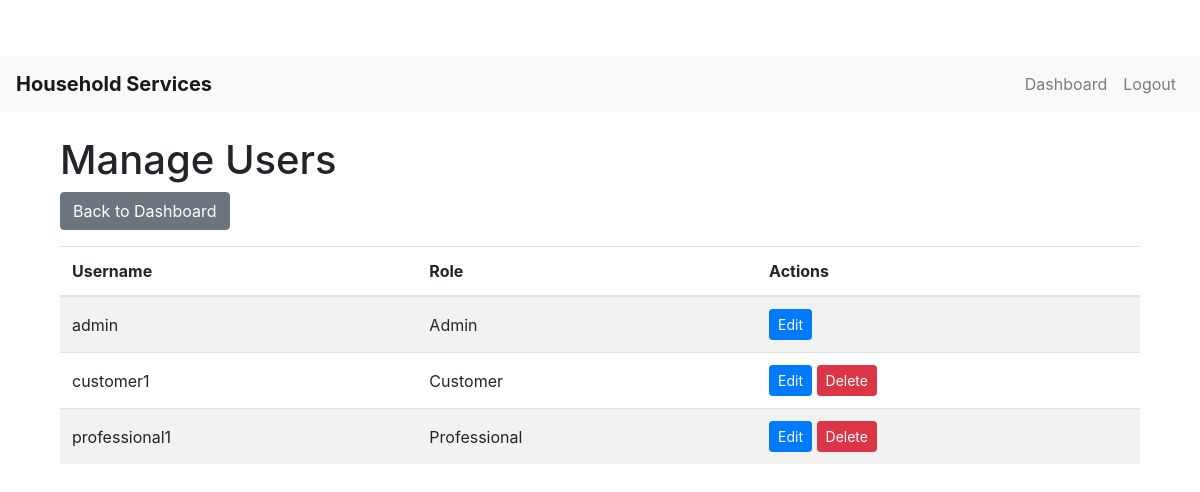
The app's page /admin/manage_users (signed in), older data.
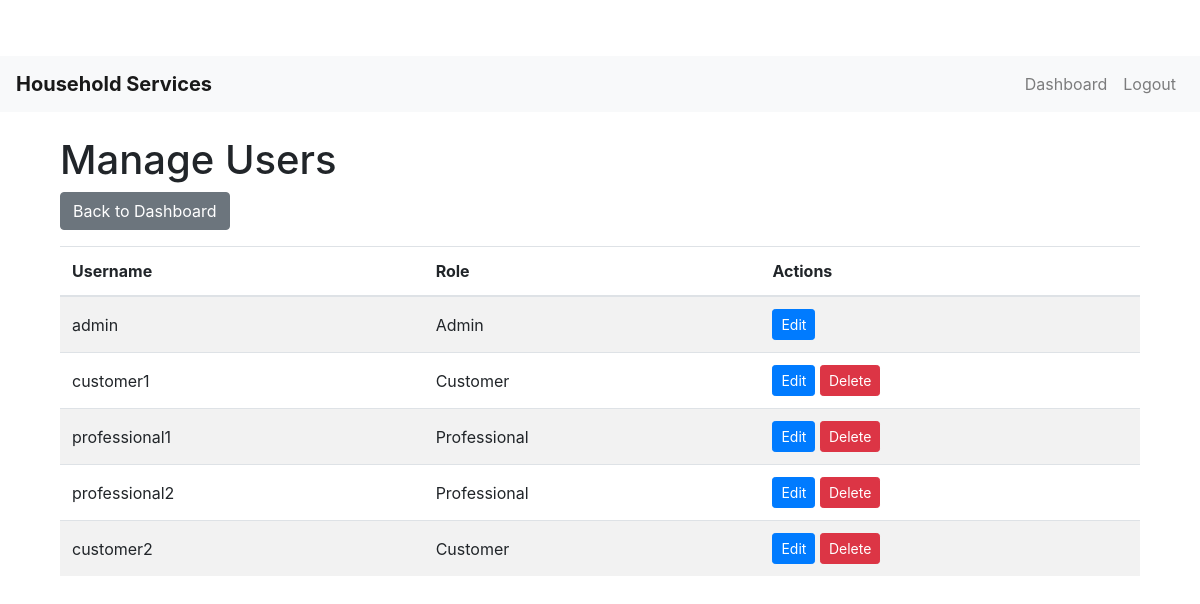
The same page, newer data.
### models.py (models this page shows, shortened)
class User(UserMixin, db.Model):
    __tablename__ = 'users'  # Ensure table name is specified
    id = db.Column(db.Integer, primary_key=True)
    username = db.Column(db.String(100), unique=True, nullable=False)
    password = db.Column(db.String(128), nullable=False)
    role = db.Column(db.String(20), nullable=False)  # 'admin', 'professional', 'customer'
    is_active = db.Column(db.Boolean, default=True)
    date_created = db.Column(db.DateTime, default=datetime.utcnow)
    service_type = db.Column(db.String(100))
    experience = db.Column(db.Integer)
    customer_service_requests = db.relationship('ServiceRequest', backref='customer', foreign_keys='ServiceRequest.customer_id', lazy='dynamic')
    professional_service_requests = db.relationship('ServiceRequest', backref='professional', foreign_keys='ServiceRequest.professional_id', lazy='dynamic')

### routes.py (the view)
@app.route('/admin/manage_users')
@login_required
def manage_users():
    if current_user.role != 'admin':
        flash('Access denied.')
        return redirect(url_for('index'))
    users = User.query.all()
    return render_template('manage_users.html', users=users)

### app.py (called while the page is built)
@login_manager.user_loader
def load_user(user_id):
    return User.query.get(int(user_id))

### templates/manage_users.html
{% extends 'base.html' %}
{% block content %}
<div class="container">
    <h1>Manage Users</h1>
    <a href="{{ url_for('admin_dashboard') }}" class="btn btn-secondary mb-3">Back to Dashboard</a>
    <table class="table table-striped">
        <thead>
            <tr>
                <th>Username</th>
                <th>Role</th>
                <th>Actions</th>
            </tr>
        </thead>
        <tbody>
            {% for user in users %}
            <tr>
                <td>{{ user.username }}</td>
                <td>{{ user.role.capitalize() }}</td>
                <td>
                    <a href="{{ url_for('edit_user', user_id=user.id) }}" class="btn btn-sm btn-primary">Edit</a>
                    {% if user.username != 'admin' %}
                    <form action="{{ url_for('delete_user', user_id=user.id) }}" method="POST" style="display:inline;">
                        <button type="submit" class="btn btn-sm btn-danger" onclick="return confirm('Are you sure you want to delete this user?');">Delete</button>
                    </form>
                    {% endif %}
                </td>
            </tr>
            {% endfor %}
        </tbody>
    </table>
</div>
{% endblock %}

Row changes from the older to the newer data that the page shows:
added User: username "professional2", role "Professional"
added User: username "customer2", role "Customer"
